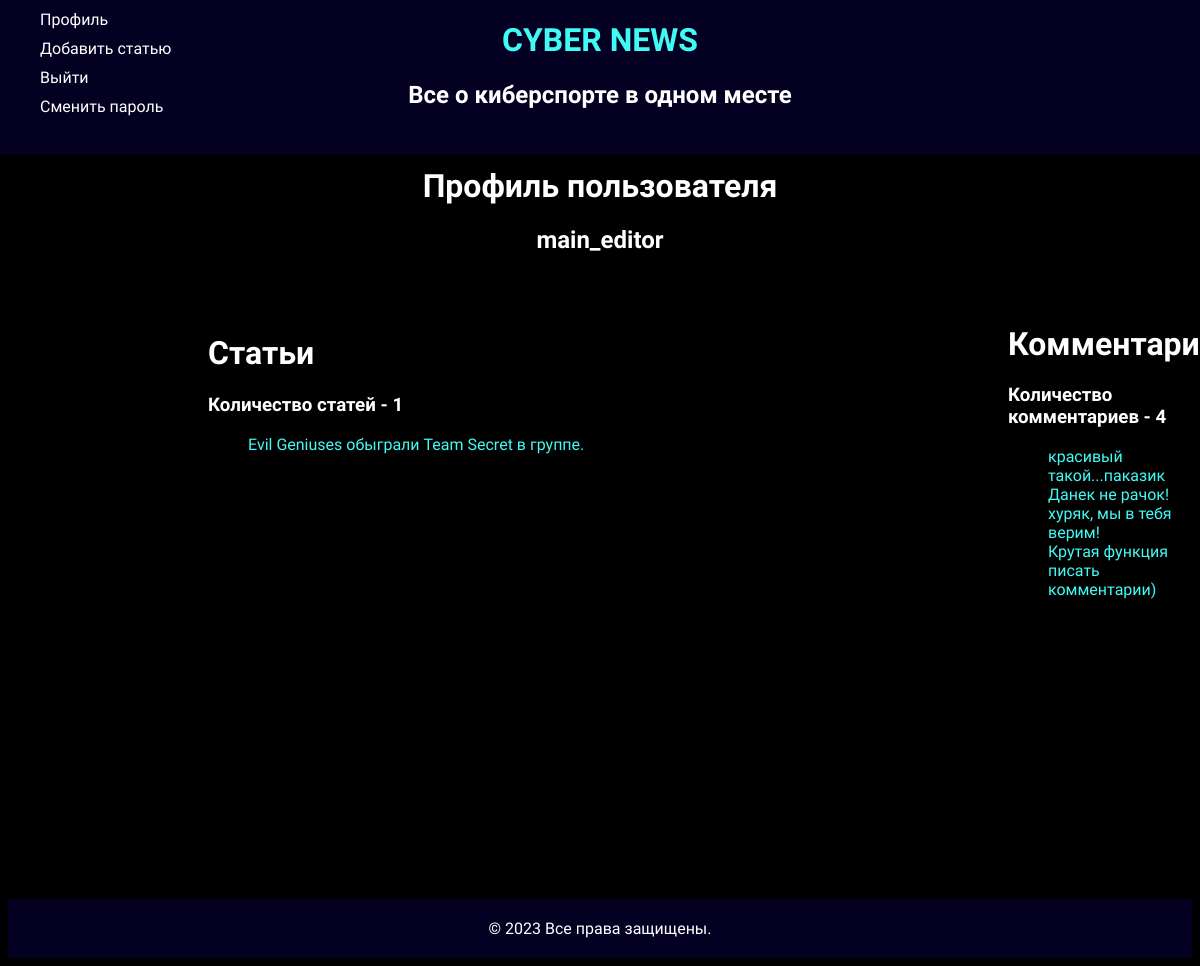
The app's page /profile/ (signed in) with its own data.
### news/models.py (models this page shows, shortened)
class Article(models.Model):
    author = models.ForeignKey(User, related_name="author", on_delete=models.CASCADE)
    title = models.CharField(max_length=255)
    slug = models.CharField(max_length=255, null=True)
    tags = TaggableManager()
    text = models.TextField(max_length=3000)
    image = models.ImageField(upload_to='uploads/')
    created = models.DateTimeField(auto_now_add=True, null=True)
    category = models.ForeignKey(to=Category, related_name='category', on_delete=models.CASCADE)
    class Meta:
        verbose_name = "Статья"
        verbose_name_plural = "Статьи"
        ordering = ['-created']

class Comment(models.Model) :
    author = models.ForeignKey(User, related_name="commentator", on_delete=models.CASCADE, blank=True, null=True)
    article = models.ForeignKey(Article, related_name='article', on_delete=models.CASCADE)
    name = models.CharField(max_length=155)
    text = models.TextField(max_length=1000)
    class Meta :
        verbose_name = "Комментарий"
        verbose_name_plural = "Комментарии"
    def get_absolute_url(self):
        return reverse('full-article', args=[str(self.article.id)])

### news/views.py (the view)
# urls.py: path('profile/', views.UserProfile.as_view(), name='profile'),
class UserProfile(View):
    def get(self, request):
        arts = Article.objects.filter(author=request.user)
        comms = Comment.objects.filter(author=request.user)
        return render(request, 'profile.html', {'arts': arts, 'comms': comms})

### templates/profile.html
{%extends 'base.html'%}
{%block content%}
<div class="userinfo">
<h1>Профиль пользователя</h1>
<h2>{{request.user.username}}</h2>
</div>
<div class="usArts">
<h1>Статьи</h1>
<h3>Количество статей - {{arts.count}}</h3>
<ul>
    {%for art in arts%}
    <li><a href="{%url 'full-article' art.id%}"> {{art.title}} </a></li>
    {%endfor%}
</ul>
</div>
<div class="usComs">
<h1>Комментарии</h1>
<h3>Количество комментариев - {{comms.count}}</h3>
<ul>
    {%for comm in comms%}
    <li><a href="{{ comm.get_absolute_url}}"> {{comm.text}} </a></li>
    {%endfor%}
</ul>
</div>
{%endblock%}

### news/static/styles.css (style rules this page uses)
html { background-color : black; color : white; }
body { font-family: 'Play', sans-serif; }
a { color: #41FAF4; text-decoration: none; }
.userinfo { text-align : center; margin-top : 140px; margin-bottom :80px; }
.usArts { margin-left : 200px; }
.usArts ul { list-style-type: none; }
.usComs { margin-left : 1000px; margin-bottom : 300px; margin-top : -150px; }
.usComs ul { list-style-type: none; }

### records on screen
Article: title "Evil Geniuses обыграли Team Secret в группе."
Comment: text "красивый такой...паказик"
Comment: text "Данек не рачок!"
Comment: text "хуряк, мы в тебя верим!"
Comment: text "Крутая функция писать комментарии)"

### other values on screen
{{ request.user.username }} "main_editor"
{{ arts.count }} "1"
{{ comms.count }} "4"
